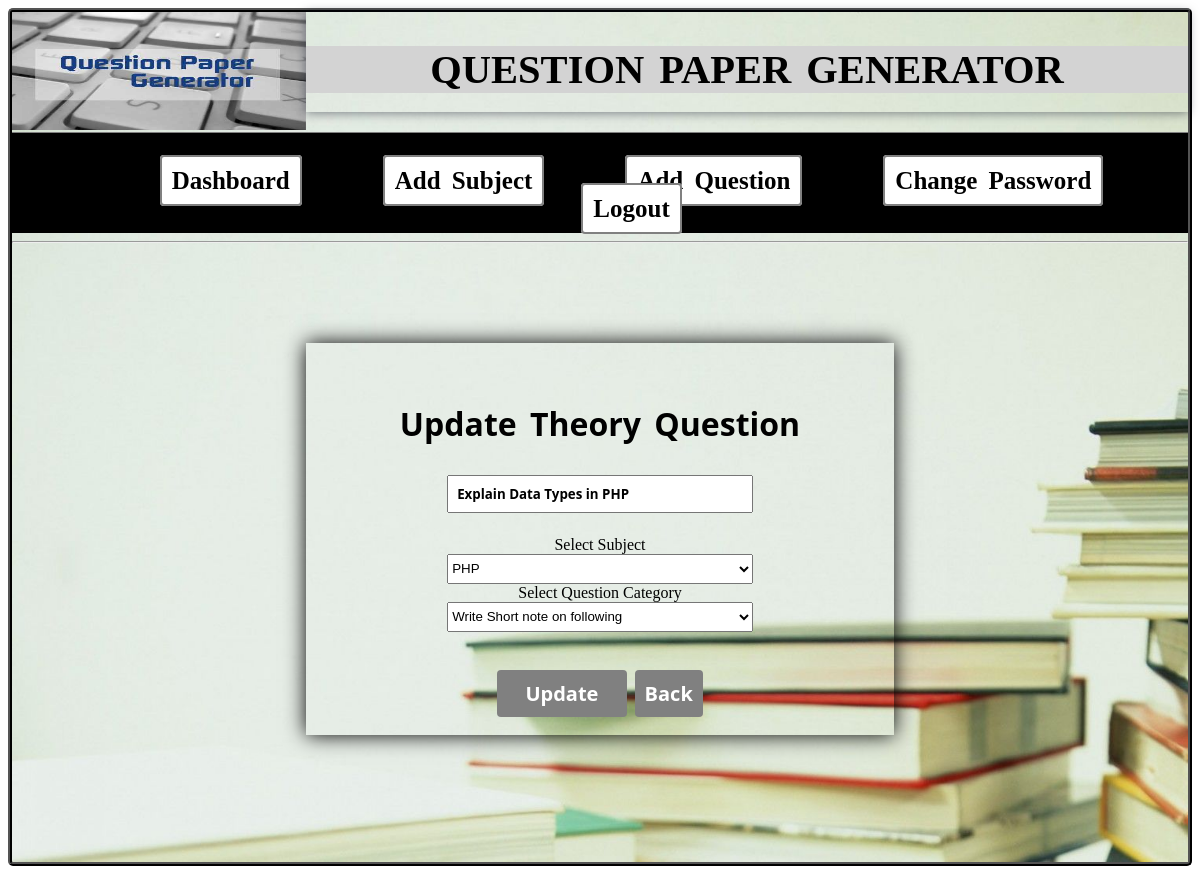
/update-theory-quetion.php?qid=3 (signed in), run on the app's committed database.
### tables this page shows
CREATE TABLE IF NOT EXISTS `theory_quetion` (
  `qid` int(11) NOT NULL AUTO_INCREMENT,
  `qnm` varchar(255) NOT NULL,
  `catid` int(11) NOT NULL,
  `sid` int(10) NOT NULL,
  `tid` int(11) NOT NULL,
  `qtype` varchar(100) NOT NULL,
  PRIMARY KEY (`qid`),
  KEY `tid` (`tid`)
);

CREATE TABLE IF NOT EXISTS `addsubject` (
  `sid` int(10) NOT NULL,
  `sname` varchar(255) NOT NULL,
  `tid` int(11) NOT NULL,
  `qstatus` varchar(100) NOT NULL,
  PRIMARY KEY (`sid`)
);

CREATE TABLE IF NOT EXISTS `qcat` (
  `catid` int(11) NOT NULL AUTO_INCREMENT,
  `qcatnm` varchar(255) NOT NULL,
  `catmarks` int(11) NOT NULL,
  PRIMARY KEY (`catid`)
);

### update-theory-quetion.php (the view, shortened to what this page needs)
<?php session_start();
$qid =$_GET['qid'];
 include 'conection.php';
 $queryS="SELECT * FROM theory_quetion WHERE qid= ".$qid;
 $resultS=mysqli_query($con,$queryS);
$rowS =mysqli_fetch_assoc($resultS);
?>
<html>
<head>
<link rel="stylesheet" type="text/css" href="css/style1.css">
</head>
<body>
<div id="subject">
<?php
include 'header.php';
?>
<div id="Addsubject">
<div id="sub" style="height:auto;">
<div id="msg">
<br>
</div>
<form action="update-theory-quetion.php" method="post">
<br><h1><b>Update Theory Question</b></h1>
<input type="text" name="qnm" placeholder="Question Name" required="" value="<?php echo $rowS['qnm'];?>"><br>
<br>
<label>Select  Subject</label><br>
<select name="qsub"style="width:52%;height:30px;" required="">
<?php
$con=mysqli_connect("localhost","root","","qpg");
	$query="SELECT * FROM addsubject WHERE tid=".$_SESSION['tid'];
	$result=mysqli_query($con,$query);
while($row=mysqli_fetch_assoc($result))
{
	?>
<option <?php if($row['sid']==$rowS['sid']) echo 'selected';?> value="<?php echo $row['sid']?>"><?php echo $row['sname']?></option>
<?php
}
?>
</select>
<br>
<label>Select Question Category</label><br>
<select style="width:52%;height:30px;" name="qcat" required="">
<?php
$con=mysqli_connect("localhost","root","","qpg");
	$queryC="SELECT * FROM qcat";
	$resultC=mysqli_query($con,$queryC);
while($rowC=mysqli_fetch_assoc($resultC))
{
	?>
	<option <?php if($rowC['catid']==$rowS['catid']) echo 'selected';?> value="<?php echo $rowC['catid']?>"> <?php echo $rowC['qcatnm']?></option>
<?php
}
?>
</select>
<br><br>
<input type="submit" name="add" value="Update">&nbsp;
<a href="show-theory-quetion.php" style="font-size:20px;padding:10px;width:22%;text-decoration:none;font-family:'Open Sans', sans-serif;font-weight:bold;border:none;margin-top:20px;color:white;border-radius:4px;background:gray;">Back</a>
<br><br>
</form>
</div>
</div>
</div>
</body>
</html>

### css/style1.css (style rules this page uses)
#subject { height:850px; background-image:url(../images/b2.jpg); background-size:cover; border:4px ridge black; border-radius:5px; text-align:center; }
#Addsubject { height:520px; }
#sub { height:390px; width:50%; margin:100px auto 0px auto; box-shadow:0px 0px 20px 0px rgb(0,0,.25); }
#msg { height:20px; }
#sub input[type="text"] { width:52%; padding:8px; margin:8px auto 5px auto; font-family: 'Open Sans', sans-serif; font-weight:bold; }
#sub h1 { word-spacing:5px; font-family: 'Open Sans', sans-serif; }
#sub input[type="submit"] { font-size:20px; padding:10px; width:22%; font-family: 'Open Sans', sans-serif; font-weight:bold; border:none; margin-top:20px; color:white; border-radius:4px; background:gray; }

### data on the page
theory_quetion: qnm "Explain Data Types in PHP", qsub "PHP", qcat "Write Short note on following"
